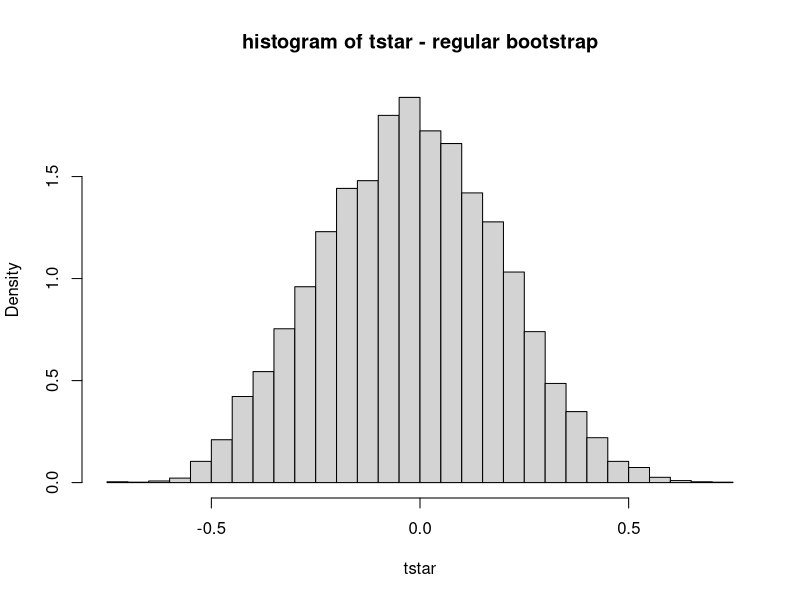
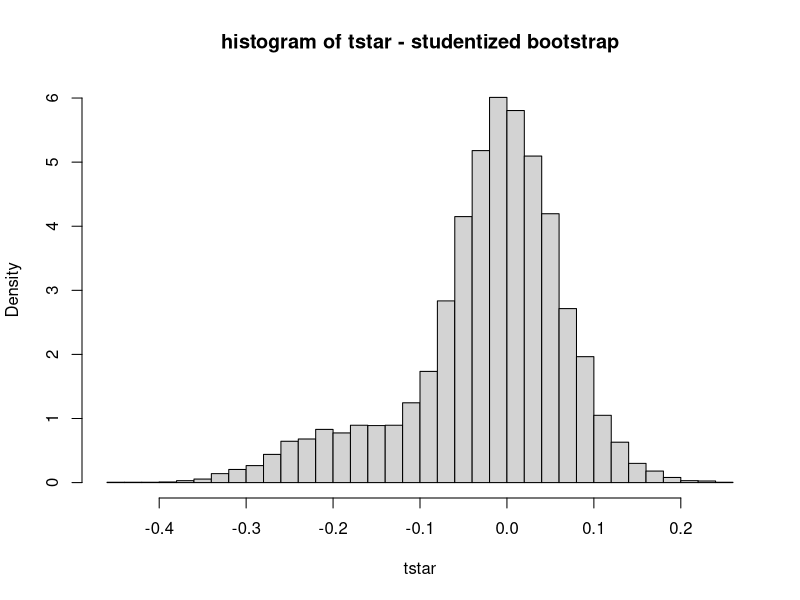
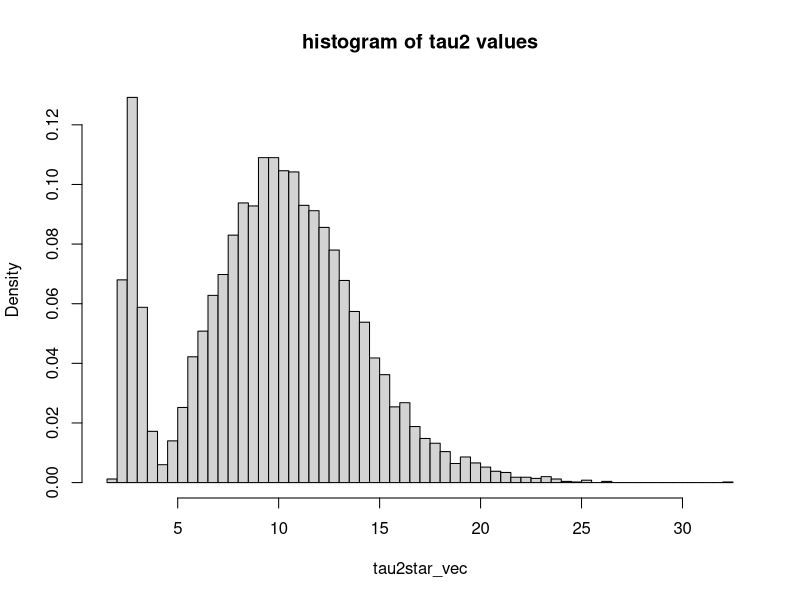
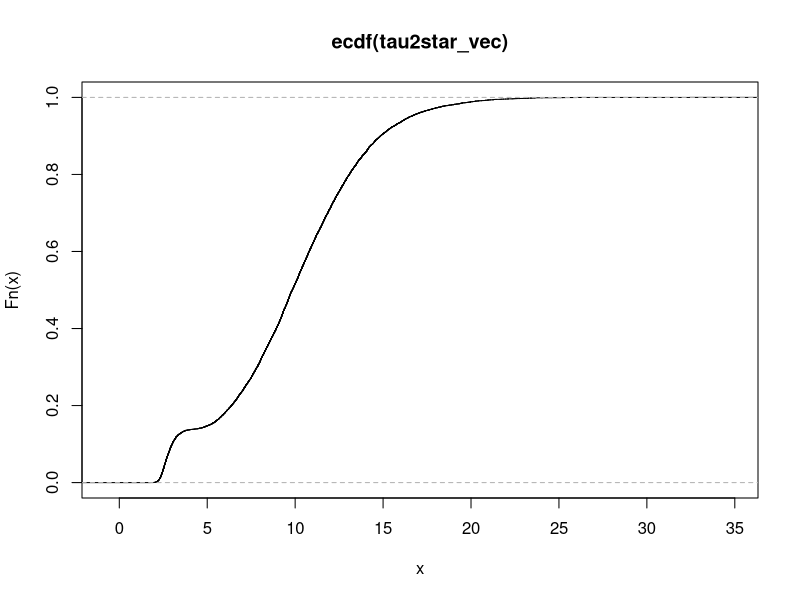

Write the R code that produced these figures, in order.
#setwd("C:/Users/owner/Dropbox/WORK/Zucker/Stat for DS/Targilim/5786")

set.seed(2295378)

#READ DATA
indat = read.table('bmi.txt')
x = indat[,1]

#remove the extreme outlier for purposes of this demonstration
ix = which(x>40)
x = x[-ix]

#NORMAL-THEORY CI WITH DELTA METHOD VARIANCE (FROM EX 3)
skci1 = function(x,clvl) {
  
  #CRITICAL VALUE
  alfhlf = (1-clvl)/2
  zcrit = qnorm(1-alfhlf)

  #COMPUTE REQUIRED SAMPLE MOMENTS
  n = length(x)
  mm = rep(0,6)
  for (j in 1:6) {
    mm[j] = mean(x^j)
  }

  #COVARIANCE MATRIX TERMS
  A = mm[2] - mm[1]^2
  B = mm[3] - mm[1]*mm[2]
  C = mm[4] - mm[2]^2
  D = mm[4] - mm[1]*mm[3]
  E = mm[5] - mm[2]*mm[3]
  F = mm[6] - mm[3]^2
  sig = sqrt(A)
  sig3 = sig^3
  sig5 = sig^5
  mu3hat = mm[3] - 3*mm[2]*mm[1] + 2*(mm[1]^3)
  gamhat = mu3hat/sig3

  #GRADIENT TERMS
  G = 3*mm[1]*mu3hat/sig5 + (6*(mm[1]^2) - 3*mm[2])/sig3
  H = -(3/2)*mu3hat/sig5 - 3*mm[1]/sig3
  K = 1/sig3
  
  #WRAP-UP
  tau2 = A*(G^2) + 2*B*G*H + 2*D*G*K + C*(H^2) + 2*E*H*K + F*(K^2)
  cihw = zcrit * (1/sqrt(n)) * sqrt(tau2)
  gam_lo = gamhat - cihw
  gam_hi = gamhat + cihw
  ans = cbind(gamhat,gam_lo,gam_hi)
  return(ans)
  
} 

#NORMAL-THEORY CI WITH BOOTSTRAP VARIANCE
skci2 = function(x,clvl,nboot) {
  
  #CRITICAL VALUE
  alfhlf = (1-clvl)/2
  zcrit = qnorm(1-alfhlf)
  
  #COMPUTE REQUIRED SAMPLE MOMENTS AND ESTIMATE ON ORIGINAL DATA
  n = length(x)
  mm = rep(0,3)
  for (j in 1:3) {
    mm[j] = mean(x^j)
  }
  sig = sqrt(mm[2]-mm[1]^2)
  mu3hat = mm[3] - 3*mm[2]*mm[1] + 2*(mm[1]^3)
  gamhat = mu3hat/sig^3
  
  #BOOTSTRAP LOOP
  tstar = rep(0,nboot)
  for (b in 1:nboot) {
    #draw a sample from the data
    xcur = sample(x,n,replace=TRUE)
    #compute estimate on bootstrap sample
    mmcur = rep(0,3)
    for (j in 1:3) {
      mmcur[j] = mean(xcur^j)
    }
    sigcur = sqrt(mmcur[2]-mmcur[1]^2)
    mu3hatcur = mmcur[3] - 3*mmcur[2]*mmcur[1] + 2*(mmcur[1]^3)
    gamhatcur = mu3hatcur/sigcur^3
    #store tstar value for current bootstrap replication
    tstar[b] = gamhatcur - gamhat
  }
  
  #WRAP-UP
  cihw = zcrit * sd(tstar)
  gam_lo = gamhat - cihw
  gam_hi = gamhat + cihw
  ans = cbind(gamhat,gam_lo,gam_hi)
  return(ans)
  
}  
  
#FULLY NONPARAMETRIC BOOTSTRAP CI
skci3 = function(x,clvl,nboot) {

  #SET UP FOR CRITICAL VALUES
  alfhlf = (1-clvl)/2
  prb1 = alfhlf
  prb2 = 1-alfhlf

  #COMPUTE REQUIRED SAMPLE MOMENTS AND ESTIMATE ON ORIGINAL DATA
  n = length(x)
  mm = rep(0,3)
  for (j in 1:3) {
    mm[j] = mean(x^j)
  }
  sig = sqrt(mm[2]-mm[1]^2)
  mu3hat = mm[3] - 3*mm[2]*mm[1] + 2*(mm[1]^3)
  gamhat = mu3hat/sig^3

  #BOOTSTRAP LOOP
  tstar = rep(0,nboot)
  for (b in 1:nboot) {
    #draw a sample from the data
    xcur = sample(x,n,replace=TRUE)
    #compute estimate on bootstrap sample
    mmcur = rep(0,3)
    for (j in 1:3) {
      mmcur[j] = mean(xcur^j)
    }
    sigcur = sqrt(mmcur[2]-mmcur[1]^2)
    mu3hatcur = mmcur[3] - 3*mmcur[2]*mmcur[1] + 2*(mmcur[1]^3)
    gamhatcur = mu3hatcur/sigcur^3
    #store tstar value for current bootstrap replication
    tstar[b] = gamhatcur - gamhat
  }

  #WRAP-UP
  q = quantile(tstar,type=4,probs=c(prb1,prb2))
  gam_lo = gamhat - q[2]
  gam_hi = gamhat - q[1]
  ans = cbind(gamhat,gam_lo,gam_hi)
  
  #LET'S TAKE A LOOK AT THE DISTRIBUTION OF THE BOOTSTAP TSTAR VALUES
  hist(tstar,breaks='Scott',freq=FALSE, main='histogram of tstar - regular bootstrap')
  
  return(ans)

}  

#STUDENTIZED BOOTSTRAP CI
skci4 = function(x,clvl,nboot) {
  
  #SET UP FOR CRITICAL VALUES
  alfhlf = (1-clvl)/2
  prb1 = alfhlf
  prb2 = 1-alfhlf
  
  #COMPUTE REQUIRED SAMPLE MOMENTS AND ESTIMATE ON ORIGINAL DATA
  n = length(x)
  mm = rep(0,6)
  for (j in 1:6) {
    mm[j] = mean(x^j)
  }
  A = mm[2] - mm[1]^2
  B = mm[3] - mm[1]*mm[2]
  C = mm[4] - mm[2]^2
  D = mm[4] - mm[1]*mm[3]
  E = mm[5] - mm[2]*mm[3]
  F = mm[6] - mm[3]^2
  sig = sqrt(A)
  sig3 = sig^3
  sig5 = sig^5
  mu3hat = mm[3] - 3*mm[2]*mm[1] + 2*(mm[1]^3)
  gamhat = mu3hat/sig3
  G = 3*mm[1]*mu3hat/sig5 + (6*(mm[1]^2) - 3*mm[2])/sig3
  H = -(3/2)*mu3hat/sig5 - 3*mm[1]/sig3
  K = 1/sig3
  tau2 = A*(G^2) + 2*B*G*H + 2*D*G*K + C*(H^2) + 2*E*H*K + F*(K^2)
  
  #BOOTSTRAP LOOP
  tstar = rep(0,nboot)
  tau2star_vec = rep(0,nboot)
  for (b in 1:nboot) {
    #draw a sample from the data
    xcur = sample(x,n,replace=TRUE)
    #compute estimate and asymptotic variance on bootstrap sample
    mmcur = rep(0,6)
    for (j in 1:6) {
      mmcur[j] = mean(xcur^j)
    }
    Acur = mmcur[2] - mmcur[1]^2
    Bcur = mmcur[3] - mmcur[1]*mmcur[2]
    Ccur = mmcur[4] - mmcur[2]^2
    Dcur = mmcur[4] - mmcur[1]*mmcur[3]
    Ecur = mmcur[5] - mmcur[2]*mmcur[3]
    Fcur = mmcur[6] - mmcur[3]^2
    sigcur = sqrt(Acur)
    sig3cur = sigcur^3
    sig5cur = sigcur^5
    mu3hatcur = mmcur[3] - 3*mmcur[2]*mmcur[1] + 2*(mmcur[1]^3)
    gamhatcur = mu3hatcur/sig3cur
    Gcur = 3*mmcur[1]*mu3hatcur/sig5cur + (6*(mmcur[1]^2) - 3*mmcur[2])/sig3cur
    Hcur = -(3/2)*mu3hatcur/sig5cur - 3*mmcur[1]/sig3cur
    Kcur = 1/sig3cur
    tau2cur = Acur*(Gcur^2) + 2*Bcur*Gcur*Hcur + 2*Dcur*Gcur*Kcur + Ccur*(Hcur^2) +
      2*Ecur*Hcur*Kcur + Fcur*(Kcur^2)
    #store tstar value for current bootstrap replication
    tstar[b] = (gamhatcur - gamhat)/sqrt(tau2cur)
    tau2star_vec[b] = tau2cur
  }
  
  #WRAP-UP
  q = quantile(tstar,type=4,probs=c(prb1,prb2))
  sd_est = sqrt(tau2)
  gam_lo = gamhat - q[2]*sd_est
  gam_hi = gamhat - q[1]*sd_est
  ans = cbind(gamhat,gam_lo,gam_hi)

  #LET'S TAKE A LOOK AT THE DISTRIBUTION OF THE BOOTSTAP TSTAR VALUES
  hist(tstar,breaks='Scott',freq=FALSE, main='histogram of tstar - studentized bootstrap')
  
  #LET'S TAKE A LOOK AT THE DISTRIBUTION OF THE BOOTSTAP TAU2 VALUES
  hist(tau2star_vec,breaks='Scott',freq=FALSE, main='histogram of tau2 values')
  plot(ecdf(tau2star_vec))
  
  return(ans)
  
}  

ci1 = skci1(x,0.95)
ci2 = skci2(x,0.95,500)
ci3 = skci3(x,0.95,10000)
ci4 = skci4(x,0.95,10000)
cat('\n')
print(noquote('Normal-theory CI with delta method variance'))
print(ci1)
cat('\n')
print(noquote('Normal-theory CI with bootstrap variance'))
print(ci2)
cat('\n')
print(noquote('Fully nonparametric bootstrap CI'))
print(ci3)
cat('\n')
print(noquote('Studentized bootstrap CI'))
print(ci4)

